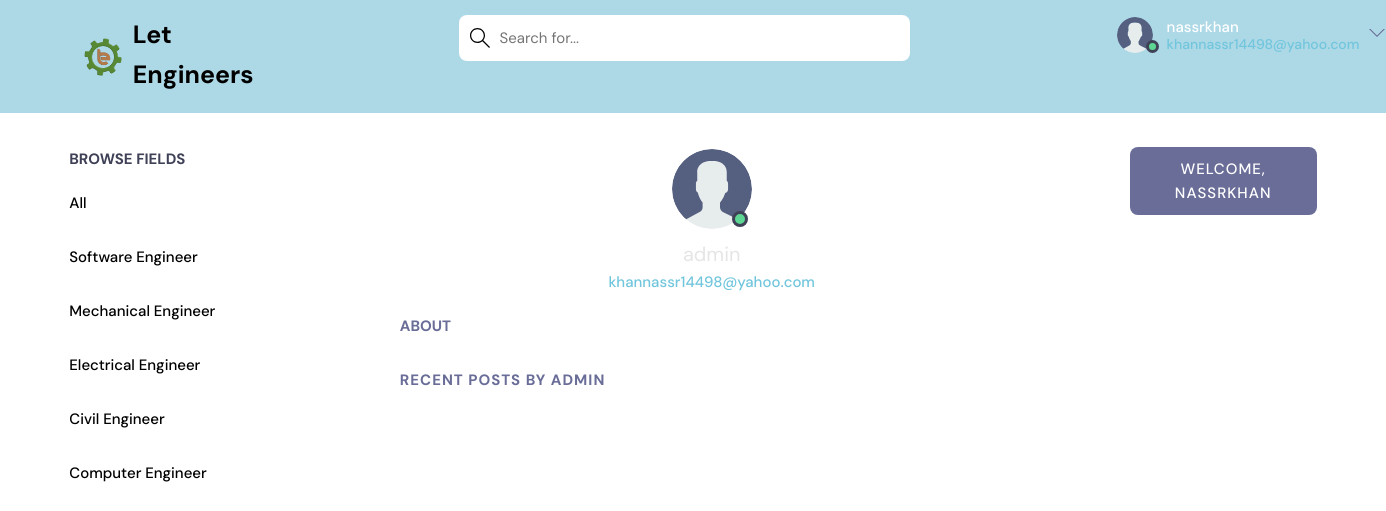
Screenshot of /profile/1/ (signed in) with the database file from the repository.
### app1/models.py (models this page shows, shortened)
class Topic(models.Model):
    name = models.CharField(max_length=200)

### app1/views.py (the view)
# urls.py: path('profile/<str:pk>/', views.user_Profile, name="user-profile"),
@login_required(login_url='index')
def user_Profile(request, pk):
    user = User.objects.get(id=pk)
    rooms = user.room_set.all()
    room_messages = user.message_set.all
    topics = Topic.objects.all()
    context = {'user': user, 'rooms': rooms,
               'room_messages': room_messages, 'topics': topics}
    return render(request, 'home_pages/profile.html', context)

### app1/templates/home_pages/profile.html (shortened to what this page needs)
{% extends 'home_pages/main.html' %}
{% load static %}
{% block content %}
  <main class="profile-page layout layout--3">
    <div class="container">
      {% include 'home_pages/topics_component.html' %}
      <div class="roomList">
        <div class="profile">
          <div class="profile__avatar">
            <div class="avatar avatar--large active">
              <img src="{% static 'images/avatar.svg' %}" />
            </div>
          </div>
          <div class="profile__info">
            <h3>{{user.username}}</h3>
            <p>{{request.user.email}}</p>
          </div>
          <div class="profile__about">
            <h3>About</h3>
          </div>
        </div>
        <div class="roomList__header">
          <div>
            <h2>Recent Posts by {{user.username}}</a>
            </h2>
          </div>
        </div>
      </div>
      {% include 'home_pages/activity_component.html' %}
    </div>
  </main>
{% endblock content%}

### app1/templates/home_pages/navbar.html (shortened to what this page needs)
{% load static %}
<!DOCTYPE html>
<html lang="en">
<head>
  <link rel="stylesheet" href="{% static 'home_pages/css/navbar.css' %}" />
</head>
<body>
  <header class="header header--loggedIn">
    <div class="container">
      <a href="{% url 'index' %}" class="header__logo">
        <img src="{% static 'images/icons/favicon.png' %}" />
        <h1>Let Engineers</h1>
      </a>
      <form class="header__search"method="GET" action="{% url 'home' %}" >
        <label>
          <input name="q"  placeholder="Search for..." />
        </label>
      </form>
      <nav class="header__menu">
        {% if request.user.is_authenticated %}
        <div class="header__user">
          <a href="#">
            <div class="avatar avatar--medium active">
              <img src="{% static 'images/avatar.svg' %}" />
            </div>
            <p>{{request.user.username}}<span>{{request.user.email}}</span></p>
          </a>
          <button class="dropdown-button">
            <svg version="1.1" xmlns="http://www.w3.org/2000/svg" width="32" height="32" viewBox="0 0 32 32">
              <title>chevron-down</title>
              <path d="M16 21l-13-13h-3l16 16 16-16h-3l-13 13z"></path>
            </svg>
          </button>
        </div>
        {% else %}
        <a href="{% url 'login' %}">
          <img src="{% static 'images/avatar.svg' %}" />
          <p>Login</p>
        </a>
        {% endif %}
      </nav>
    </div>
  </header>
</body>
</html>

### app1/templates/home_pages/topics_component.html
<div class="topics">
    <div class="topics__header">
      <h2>Browse Fields</h2>
    </div>
    <ul class="topics__list">
      <li>
        <a href="{% url 'home' %}" >All  </a>
      </li>
      {% for topic in topics %}
      <li>
        <a href="{% url 'home' %}?q={{topic.name}}">{{topic.name}}   </a>
      </li>
      {% endfor %}
    </ul>
  </div>

### app1/templates/home_pages/activity_component.html
<div class="activities">
  <div class="activities__header">
      {% if request.user.is_authenticated %}
      <h2 style="text-align: center;">Welcome, {{request.user.username}}</h2>
    </div>
    {% endif %}
</div>

### static/home_pages/css/style.css (style rules this page uses)
:root { --color-main: #71c6dd; --color-main-light: #e1f6fb; --color-dark: #3f4156; --color-dark-medium: #51546e; --color-dark-light: #696d97; --color-light: #e5e5e5; --color-gray: #8b8b8b; --color-light-gray: #b2bdbd; --color-bg: #2d2d39; --color-success: #5dd693; --color-error: #fc4b0b; }
* { font-family: "DM Sans", -apple-system, BlinkMacSystemFont, "Segoe UI", Roboto, Oxygen, Ubuntu, Cantarell, "Open Sans", "Helvetica Neue", sans-serif; margin: 0; padding: 0; box-sizing: border-box; text-rendering: optimizeLegibility; font-size: inherit; }
html { font-size: 56.25%; }
@media only screen and (min-width: 1200px) { html { font-size: 62.5%; } }
body { line-height: 1.6; font-weight: 400; font-size: 1.5rem; color: white; background-color: white; min-height: 100vh; }
img { width: 100%; }
a { display: inline-block; color: var(--color-main); text-decoration: none; }
.container { max-width: 220rem; width: 90%; margin: auto; }
.avatar { position: relative; display: inline-block; border-radius: 10%; border: 2px solid transparent; }
.avatar img { display: block; border-radius: 50%; object-fit: cover; object-position: center; }
.avatar::after { content: ""; display: block; position: absolute; background-color: var(--color-gray); z-index: 111; border-radius: 50%; border: 0.3rem solid var(--color-dark); }
.avatar.active::after { background-color: var(--color-success); }
.avatar.avatar--medium img { width: 3.6rem; height: 3.6rem; border-radius: 50%; }
.avatar.avatar--medium:after { width: 0.7rem; height: 0.7rem; bottom: 0px; right: -6px; }
.avatar.avatar--large img { display: block; width: 8rem; height: 8rem; border-radius: 50%; }
.avatar.avatar--large:after { width: 1rem; height: 1rem; bottom: 2px; right: 3.5px; }
.layout { margin-top: 3.4rem; }
.layout > .container { display: flex; justify-content: space-between; align-items: flex-start; }
.layout--3 > .container > div:first-child { flex-basis: 18%; max-width: 22.5rem; }
.layout--3 > .container > div:nth-child(2) { flex-basis: 50%; }
.layout--3 > .container > div:last-child { flex-basis: 15%; }
.topics__header { margin-bottom: 2rem; }
.topics__header h2 { text-transform: uppercase; font-weight: 700; color: var(--color-dark); }
.topics__list { list-style: none; }
.topics__list li a { display: flex; justify-content: space-between; margin-bottom: 3rem; font-weight: 500; color: black; transition: all 0.3s ease-in-out; }
.roomList__header { display: flex; justify-content: space-between; align-items: center; margin-bottom: 2.4rem; }
.roomList__header h2 { text-transform: uppercase; font-weight: 650; color: var(--color-dark); letter-spacing: 1px; }
.activities { background: var(--color-dark); border-radius: 8px; overflow: hidden; }
.activities__header h2 { background-color: var(--color-dark-light); text-transform: uppercase; font-weight: 500; padding: 1rem 1.5rem; color: white; letter-spacing: 1px; font-size: 1.5rem; }
.profile { margin-bottom: 3rem; }
.profile__avatar { text-align: center; }
.profile__info { text-align: center; }
.profile__info h3 { font-size: 2rem; color: var(--color-light); font-weight: 400; }
.profile__info p { color: var(--color-main); font-weight: 500; margin-bottom: 1rem; }
.profile__about { margin-top: 2rem; }
.profile__about h3 { text-transform: uppercase; color: var(--color-dark-light); margin-bottom: 0.5rem; }
.profile-page .roomList__header { margin-bottom: 1.5rem; }
.profile-page .roomList__header h2 { color: var(--color-dark-light); }

### rows the page displays
Topic: name "Software Engineer"
Topic: name "Mechanical Engineer"
Topic: name "Electrical Engineer"
Topic: name "Civil Engineer"
Topic: name "Computer Engineer"

### other values shown
{{ request.user.username }} "nassrkhan"
{{ request.user.email }} "khannassr14498@yahoo.com"
{{ user.username }} "admin"
{{ user.username }} "ADMIN"
{{ request.user.username }} "NASSRKHAN"
